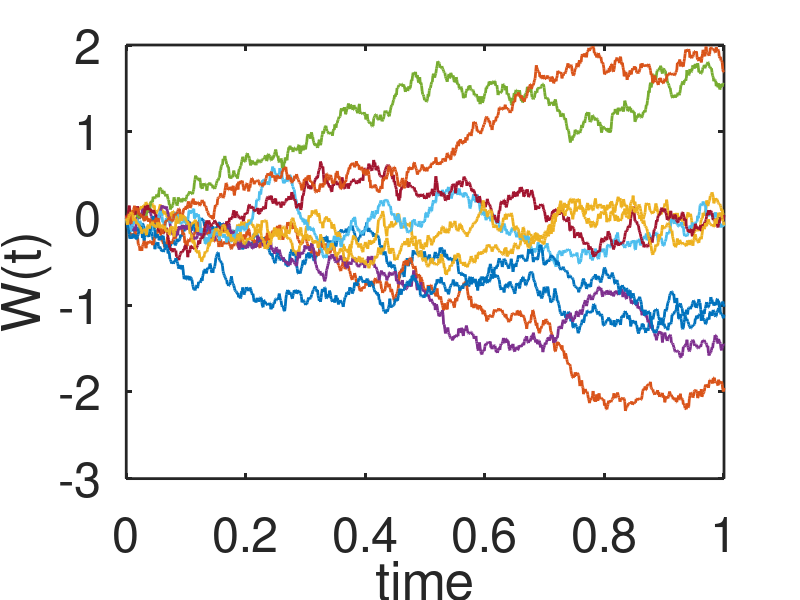

This chart was generated by the following MATLAB code:
%Brownian Motion Simulation
%   This script generates M realizations of an N step Wiener process
%   The default interval is from 0 to T = 1, but can be changed
%   Author: Samuel Eure (algorithm adapted from [Higham, 2001])
%   Last modified: 17 April, 2018
%
M = 10;             %Number of realizations
N = 1000;           %Number of steps
T = 1;              %Stop time from zero
dt = T/(N); 
for i = 1:M
    dW = zeros(1,N+1);
    W  = zeros(1,N+1);
    dW(2:N+1) = sqrt(dt)*randn(1,(N));
    W = cumsum(dW);
    X = 0:dt:T;
    plot(X,W)   %plot W against t
    hold on
end
xlabel('time', 'FontSize', 35)
ylabel('W(t)   ','FontSize',35,'Rotation',90)
set(gca,'fontsize',35, 'LineWidth', 2)
set(findall(gca, 'Type', 'Line'),'LineWidth',2);
hold off